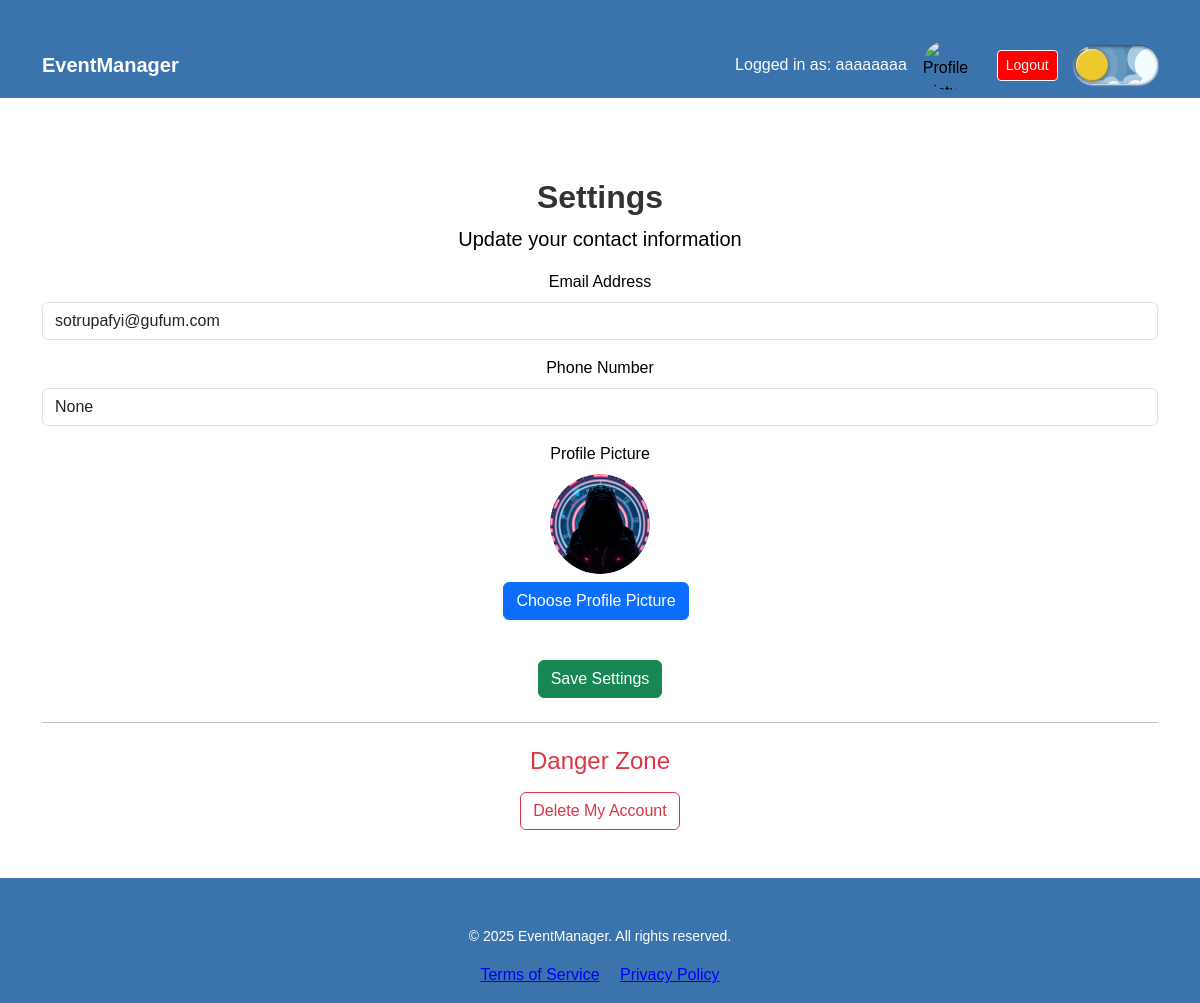
Screenshot of /settings (signed in) with the database file from the repository.
### main.py (models this page shows)
class User(db.Model):
    id = db.Column(db.Integer, primary_key=True)
    username = db.Column(db.String(50), unique=False, nullable=False)
    email = db.Column(db.String(100), unique=True, nullable=False)
    password = db.Column(db.String(255), nullable=False)
    phone_number = db.Column(db.String(255), unique=True, nullable=True)
    premium = db.Column(db.Boolean, default=False)
    timezone = db.Column(db.String(50), nullable=True)
    pfp = db.Column(db.LargeBinary, nullable=True)
    role = db.Column(db.String(50), nullable=True)

### main.py (the view, shortened to what this page needs)
@app.route('/settings', methods=['GET', 'POST'])
def settings():
    user = User.query.filter_by(username=session['username']).first()
    return render_template('settings.html', user=user)

### templates/settings.html (shortened to what this page needs)
{% extends "base.html" %}
{% block content %}
<div class="text-center">
    <h2 class="fw-bold">Settings</h2>
    <p class="lead">Update your contact information</p>
    <form method="POST" action="{{ url_for('settings') }}" enctype="multipart/form-data">
        <div class="mb-3">
            <label for="email" class="form-label">Email Address</label>
            <input type="email" class="form-control" id="email" name="email" value="{{ user.email }}" required>
        </div>
        <div class="mb-3">
            <label for="phone" class="form-label">Phone Number</label>
            <input type="text" class="form-control" id="phone" name="phone" value="{{ user.phone_number }}">
        </div>
        <div class="mb-3">
            <label for="pfp" class="form-label">Profile Picture</label><br>
            {% if user.pfp %}
                <img src="{{ url_for('user_pfp', user_id=user.id) }}" alt="Profile Picture" style="width:100px; height:100px; border-radius:50%; object-fit:cover;">
            {% else %}
                <img src="{{ url_for('static', filename='default_pfp.png') }}" alt="Default Profile Picture" style="width:100px; height:100px; border-radius:50%; object-fit:cover;">
            {% endif %}
            <br>
            <button type="button" id="customFileBtn" class="btn btn-primary mt-2">Choose Profile Picture</button>
        </div><br>
        <button type="submit" class="btn btn-success">Save Settings</button>
    </form>
            <hr class="my-4">
        <h4 class="text-danger">Danger Zone</h4>
        <form method="POST" action="{{ url_for('request_delete_account') }}">
            <button type="submit" class="btn btn-outline-danger mt-2">Delete My Account</button>
</form>
</div>
{% endblock %}

### templates/base.html (shortened to what this page needs)
<!DOCTYPE html>
<html lang="en">
  <head>
    <link rel="stylesheet" href="https://cdn.jsdelivr.net/npm/bootstrap@5.3.0/dist/css/bootstrap.min.css" />
    <link rel="stylesheet" href="{{ url_for('static', filename='style.css') }}" />
    <link rel="stylesheet" href="https://cdnjs.cloudflare.com/ajax/libs/font-awesome/5.15.4/css/all.min.css" />
    <link href="https://cdnjs.cloudflare.com/ajax/libs/font-awesome/6.5.0/css/all.min.css" rel="stylesheet" />
    <link rel="stylesheet" href="https://cdnjs.cloudflare.com/ajax/libs/font-awesome/6.5.0/css/all.min.css">
    <link href="https://cdnjs.cloudflare.com/ajax/libs/font-awesome/6.0.0/css/all.min.css" rel="stylesheet">
  </head>
  <body>
    <nav class="navbar navbar-expand-lg navbar-dark bg-dark">
      <div class="container d-flex justify-content-between align-items-center">
        <a class="navbar-brand" href="{{ url_for('home') }}">EventManager</a>
        <div class="d-flex align-items-center gap-3"> {% if session.get('user_id') and session.get('username')%} <span class="text-light me-3">Logged in as: {{ session['username'] }}</span>
          <img src="{{ url_for('user_pfp', user_id=session['user_id']) }}" alt="Profile Picture" width="50" height="50" style="border-radius:50%; margin-left:-1em; margin-right:0.5em;">
          <a href="{{ url_for('logout') }}" class="btn btn-sm btn-outline-light" style="background-color: red;">Logout</a> {% endif %} <label class="theme-switch" aria-label="Toggle light/dark mode" title="Toggle light/dark mode">
            <div class="theme-switch__container">
              <div class="theme-switch__circle-container">
                <div class="theme-switch__sun-moon-container">
                </div>
                <div class="theme-switch__clouds"></div>
                <div class="theme-switch__stars-container">
                  <i class="fas fa-star" style="font-size: 0.7em; margin-left: 0.3em;"></i>
                </div>
              </div>
            </div>
          </label>
        </div>
      </div>
    </nav>
    <div class="container mt-5"> {% block content %}{% endblock %} </div>
    <footer class="bg-dark text-white mt-5 py-3">
      <div class="container text-center">
        <small>&copy; 2025 EventManager. All rights reserved.</small>
        <div class="mt-2">
          <a href="{{ url_for('terms_of_service') }}" class="me-3 tos_pp">Terms of Service</a>
          <a href="{{ url_for('privacy_policy') }}" class="tos_pp">Privacy Policy</a>
        </div>
      </div>
    </footer>
  </body>
</html>

### static/style.css (style rules this page uses)
body.light-mode { background-color: #f4f4f4; color: black; font-family: Arial, sans-serif; }
body.light-mode h2 { color: #333; }
body.light-mode .tos_pp { color: blue; }
button { font-size: 1.125em; border-radius: 0.3125em; }
.navbar { margin-bottom: 2em; }
.navbar-brand { font-weight: bold; }
.container { margin-top: 2em; }

### rows the page displays
User: username "aaaaaaaa", email "sotrupafyi@gufum.com", phone "None"
